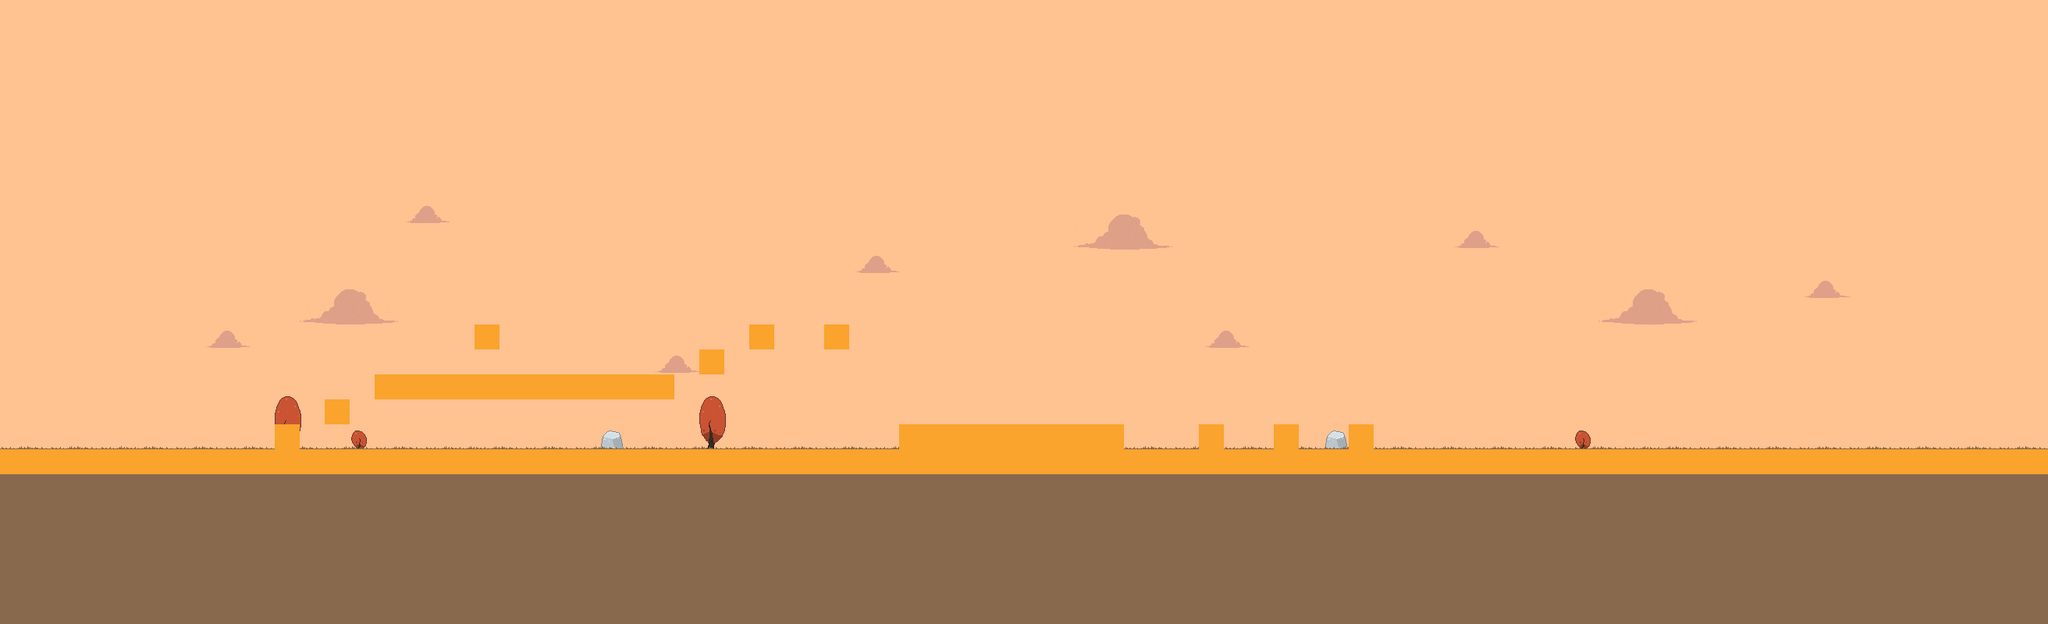

Rendered tile map (Tiled .tmx) drawn with the repository's tilesets; below, a short description and the map source with its tile grids summarised:
An orthogonal 82x25 tile map with 32x32 px tiles, 4 tile layers (SKY, BACKGROUND, GROUND, COLLISION), 1 hidden layer not drawn, 3 tilesets and 23 objects (PlayerStart, EndFlag).

<map version="1.0" orientation="orthogonal" width="82" height="25" tilewidth="32" tileheight="32">
 <tileset firstgid="1" name="tiles" tilewidth="32" tileheight="32">
  <image source="../assets/tileset.png" width="64" height="32" />
 </tileset>
 <tileset firstgid="3" name="tiles2" tilewidth="32" tileheight="32">
  <image source="../assets/tiles2.png" width="64" height="32" />
 </tileset>
 <tileset firstgid="5" name="SOMETILES" tilewidth="32" tileheight="32">
  <image source="../assets/SOMETILES.png" width="640" height="360" />
 </tileset>
 <layer name="SKY" width="82" height="25">
  <data>[2050 cells, 2050 non-empty, 12 distinct tile ids]</data>
 </layer>
 <layer name="BACKGROUND" width="82" height="25">
  <data>[2050 cells, 17 non-empty, 8 distinct tile ids]</data>
 </layer>
 <layer name="GROUND" width="82" height="25">
  <data>[2050 cells, 670 non-empty, 4 distinct tile ids]</data>
 </layer>
 <layer name="COLLISION" width="82" height="25">
  <data>[2050 cells, 112 non-empty, 1 distinct tile ids]</data>
 </layer>
 <layer name="FOREGROUND" width="82" height="25" visible="0">
  <data>[2050 cells, 0 non-empty, 0 distinct tile ids]</data>
 </layer>
 <objectgroup name="OBJECTS" width="82" height="25">
  <object name="PlayerStart" gid="137" x="256" y="576" />
  <object name="EndFlag" gid="183" x="2368" y="544" />
  <object gid="199" x="608" y="320" />
  <object gid="199" x="576" y="320" />
  <object gid="199" x="544" y="320" />
  <object gid="199" x="640" y="320" />
  <object gid="199" x="672" y="320" />
  <object gid="162" x="608" y="352" />
  <object gid="73" x="608" y="416" />
  <object gid="53" x="832" y="480" />
  <object gid="53" x="832" y="448" />
  <object gid="53" x="832" y="416" />
  <object gid="53" x="832" y="384" />
  <object gid="161" x="1248" y="544" />
  <object gid="201" x="1152" y="544" />
  <object gid="199" x="1408" y="544" />
  <object gid="199" x="1024" y="480" />
  <object gid="180" x="928" y="448" />
  <object gid="180" x="864" y="480" />
  <object gid="199" x="1856" y="576" />
  <object gid="199" x="1984" y="576" />
  <object gid="199" x="2112" y="576" />
  <object gid="199" x="2240" y="576" />
 </objectgroup>
</map>
